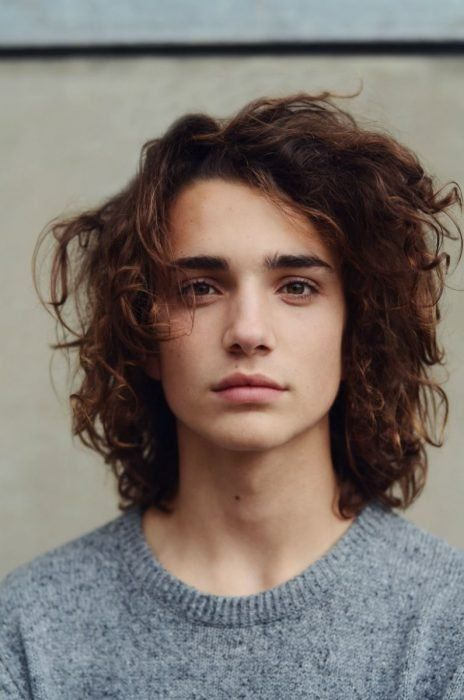
#> input picture students/elenor.jpg, 464 x 700 px
$ python attendance.py
#> lines starting #> are read from the running program, lines starting #| are printed output that depends on the picture
import cv2
import os
import numpy as np
import time
from datetime import datetime

path = 'students'
recognizer = cv2.face.LBPHFaceRecognizer_create()
detector = cv2.CascadeClassifier(cv2.data.haarcascades + "haarcascade_frontalface_default.xml")

def get_images_and_labels(path):
#> called with path = 'students'
    image_paths = [os.path.join(path, f) for f in os.listdir(path)]
    face_samples = []
    ids = []
    name_map = {}

    for i, image_path in enumerate(image_paths):
        img = cv2.imread(image_path, cv2.IMREAD_GRAYSCALE)
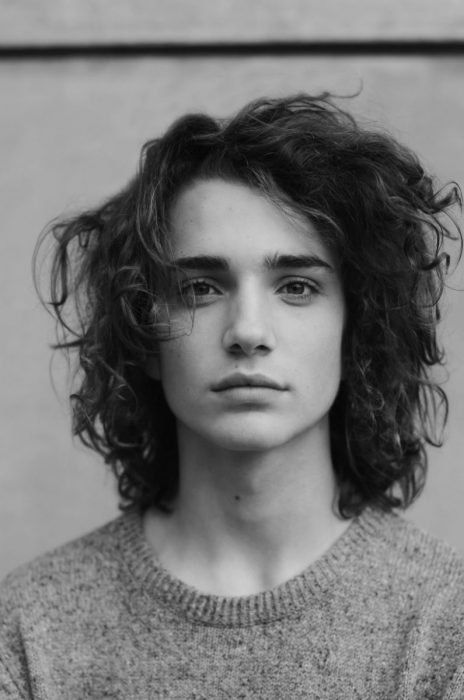
#> img: shape (700, 464); min 0, max 211, mean 115.6
        name = os.path.split(image_path)[-1].split(".")[0]

        faces = detector.detectMultiScale(img)
#> faces = [[128, 192, 244, 244]]
        for (x, y, w, h) in faces:
            face_samples.append(img[y:y+h, x:x+w])
            ids.append(i)
            name_map[i] = name
#> this loop made 1 pass
#> after the loop, face_samples = 1 item; ids = [0]; name_map = {0: 'elenor'}
#> pass 2 of the loop in get_images_and_labels, `for i, image_path in enumerate(image_paths):`:
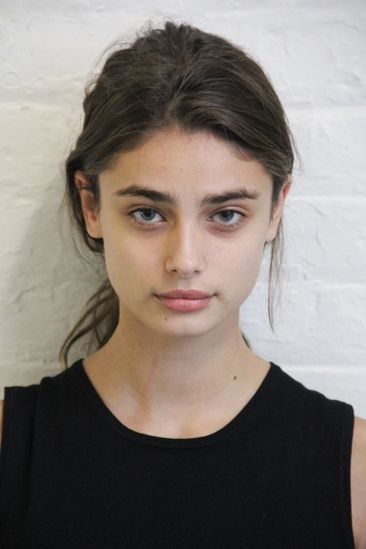
#> input picture students/jolly.jpg, 366 x 549 px
#> in get_images_and_labels, `img = cv2.imread(image_path, cv2.IMREAD_GRAYSCALE)`:
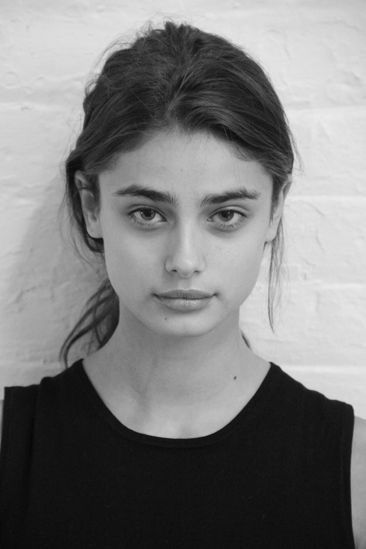
#> img: shape (549, 366); min 5, max 236, mean 125.2
#> faces = [[66, 122, 240, 240]]
#> the loop in get_images_and_labels, `for (x, y, w, h) in faces:` made 1 pass
#> after the loop in get_images_and_labels, `for (x, y, w, h) in faces:`: face_samples = 2 items; ids = [0, 1]; name_map = {0: 'elenor', 1: 'jolly'}
#> pass 3 of the loop in get_images_and_labels, `for i, image_path in enumerate(image_paths):`:
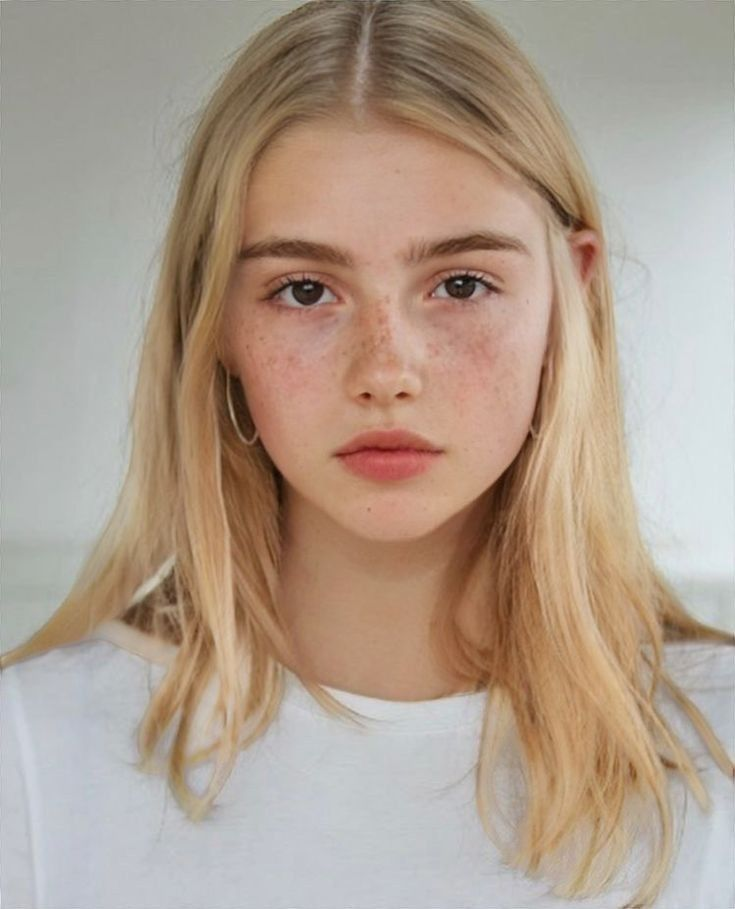
#> input picture students/lovely.jpg, 735 x 909 px
#> in get_images_and_labels, `img = cv2.imread(image_path, cv2.IMREAD_GRAYSCALE)`:
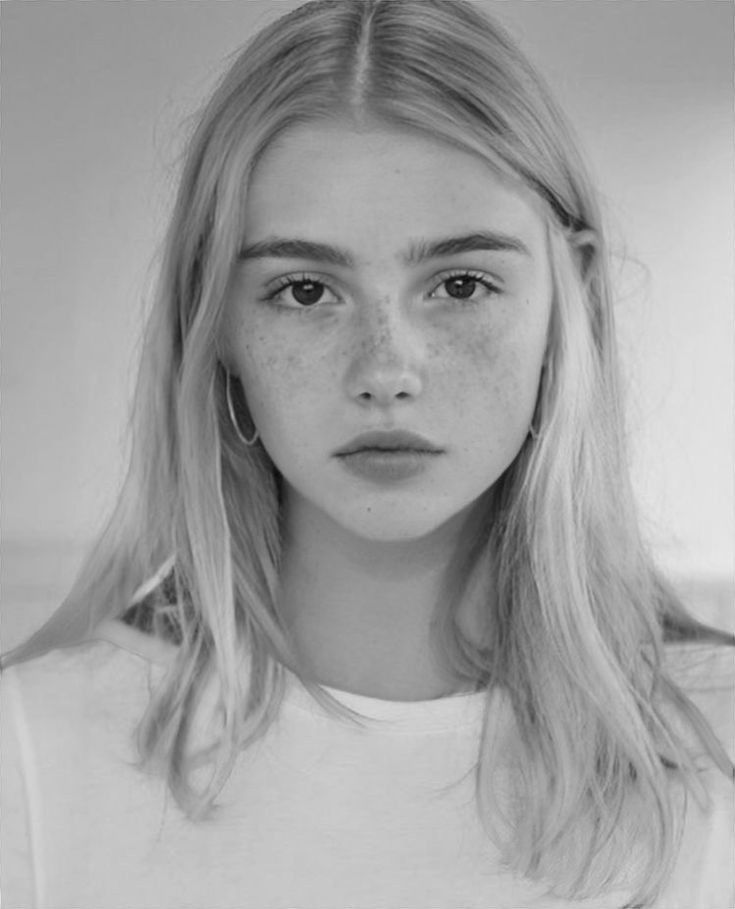
#> img: shape (909, 735); min 7, max 233, mean 160.9
#> faces = [[170, 123, 429, 429]]
#> the loop in get_images_and_labels, `for (x, y, w, h) in faces:` made 1 pass
#> after the loop in get_images_and_labels, `for (x, y, w, h) in faces:`: face_samples = 3 items; ids = [0, 1, 2]; name_map = {0: 'elenor', 1: 'jolly', 2: 'lovely'}
#> the loop made 4 passes; the first 3 are shown
    return face_samples, ids, name_map

print("Training recognizer...")
faces, ids, name_mapping = get_images_and_labels(path)
recognizer.train(faces, np.array(ids))

def markAttendance(name):
    with open('attendance.txt', 'a+') as f:
        f.seek(0)
        lines = f.readlines()
        names_in_file = [line.split(',')[0] for line in lines]
        if name not in names_in_file:
            now = datetime.now().strftime('%Y-%m-%d %H:%M:%S')
            f.write(f"{name}, {now}\n")

cap = cv2.VideoCapture(0)
last_check = time.time()

while True:
    ret, img = cap.read()
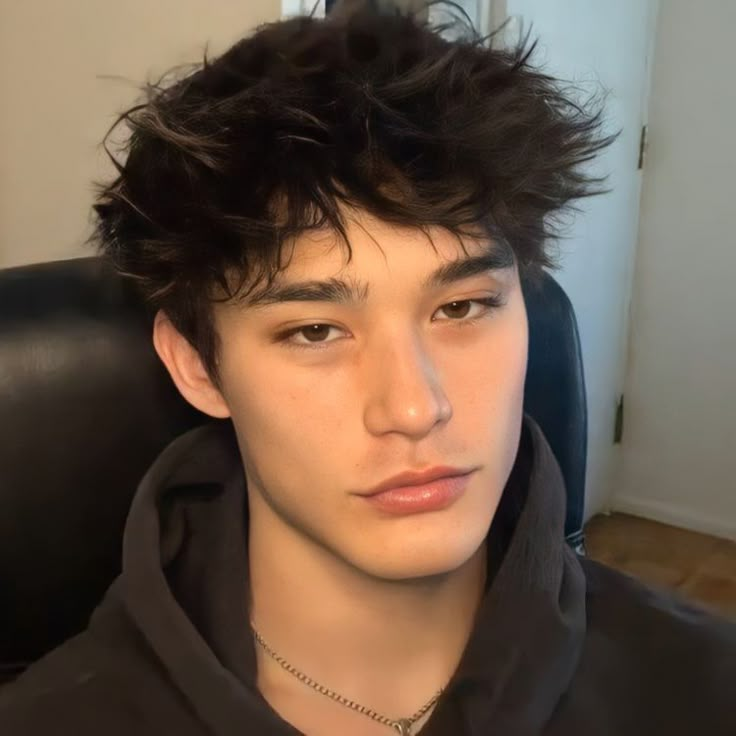
#> input picture students/samual.jpg, 736 x 736 px, given in place of the camera
#> img is the input picture: shape (736, 736, 3); mean B, G, R 71.4, 86.2, 105.4
    gray = cv2.cvtColor(img, cv2.COLOR_BGR2GRAY)
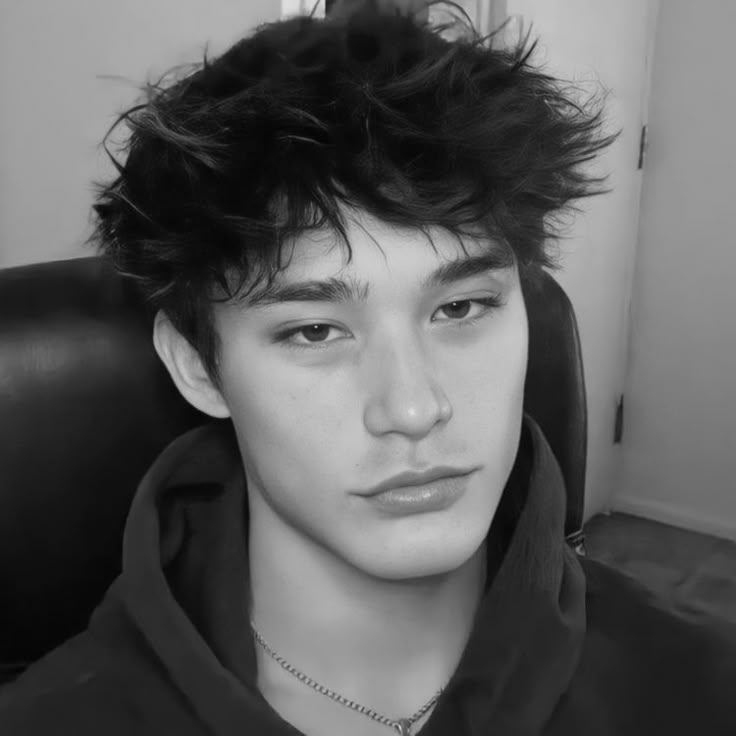
#> gray: shape (736, 736); min 2, max 223, mean 90.3

    if time.time() - last_check > 2:
        faces = detector.detectMultiScale(gray, 1.3, 5)

        for (x, y, w, h) in faces:
            id_num, confidence = recognizer.predict(gray[y:y+h, x:x+w])

            if confidence < 70:
                name = name_mapping[id_num]
                markAttendance(name)
                print(f"Matched: {name} ({round(100 - confidence)}% match)")

        last_check = time.time()

    cv2.imshow('Attendance System', img)
    if cv2.waitKey(1) & 0xFF == ord('q'):
#> (key q is pressed here)
        break

cap.release()
cv2.destroyAllWindows()
